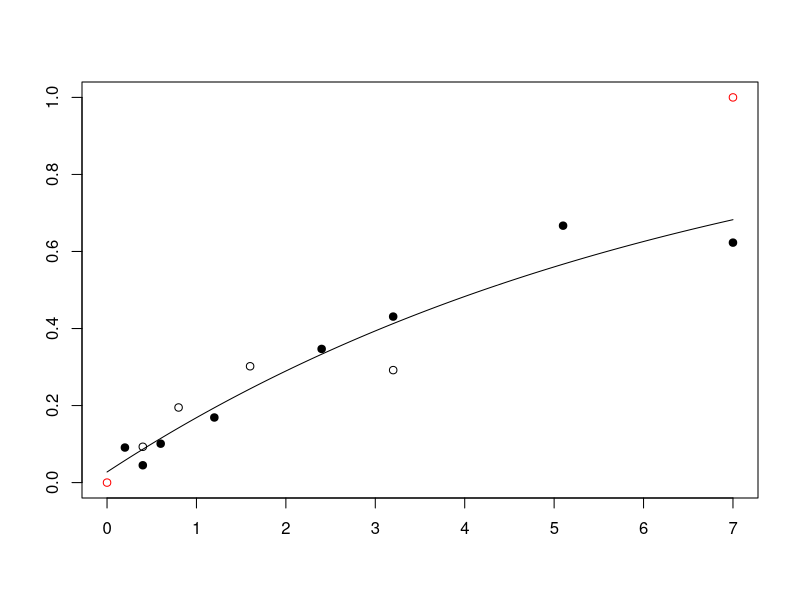
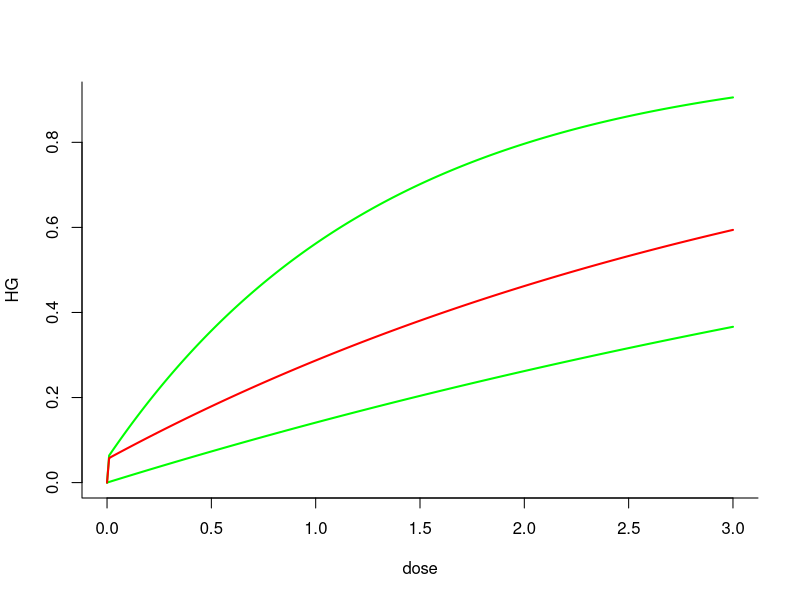
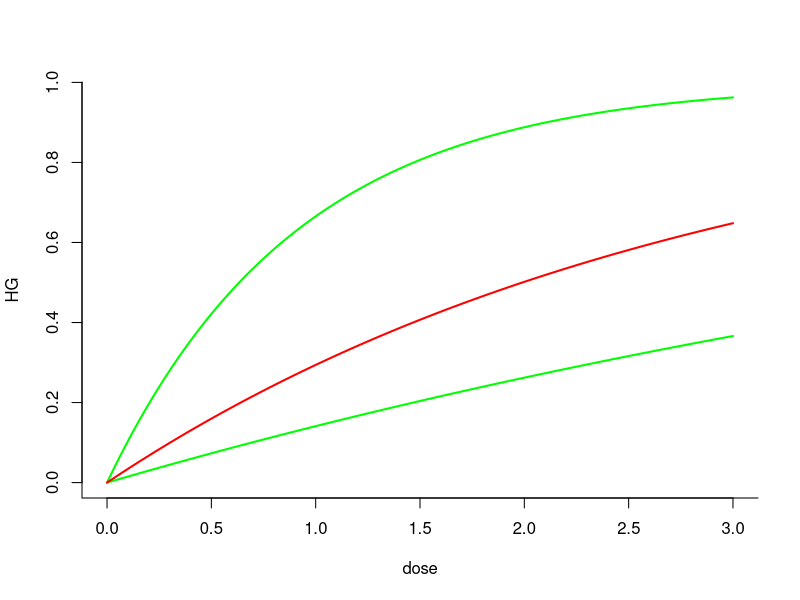
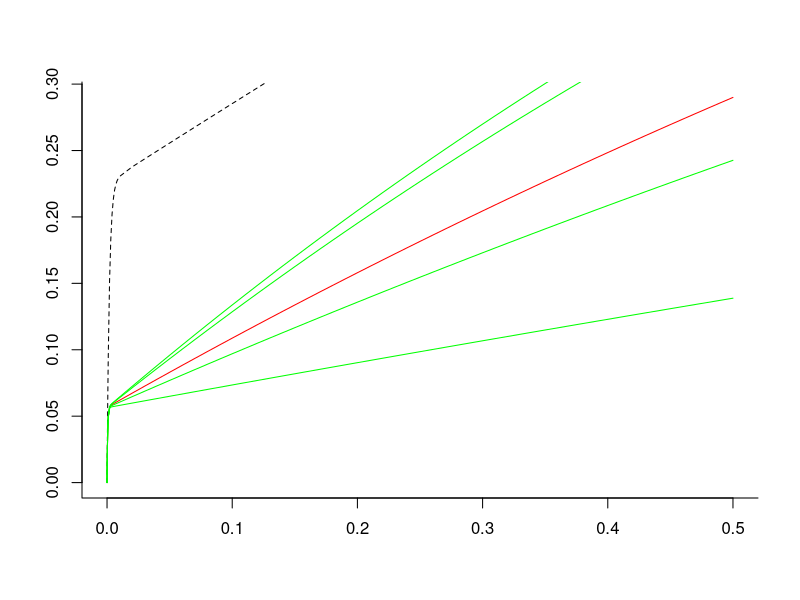
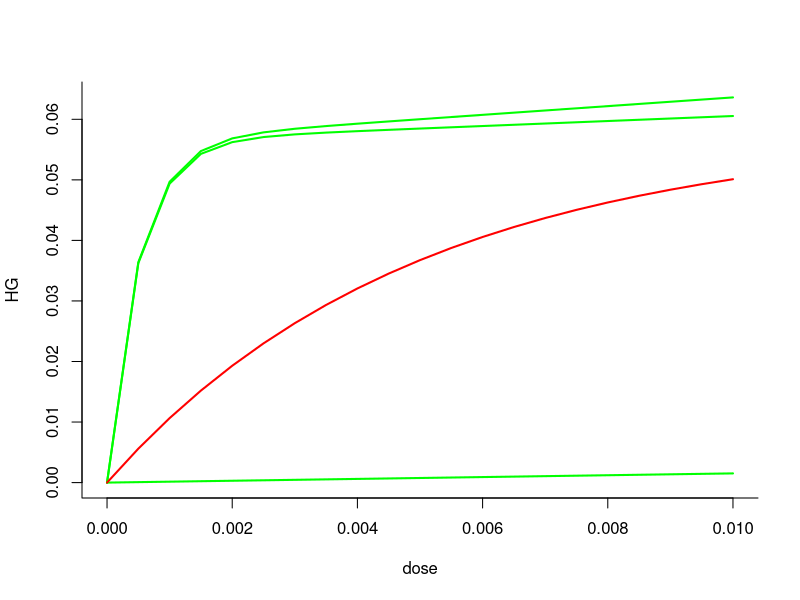

R code for these plots, in order:
#   Filename: HGsynergyMain_merge2.R 
#   Purpose: Concerns radiogenic mouse HG tumorigenesis.

#   Copyright: (C) 2017 Mark Ebert, Edward Huang, Dae Woong Ham, Yimin Lin, and Ray Sachs

#   This program is free software: you can redistribute it and/or modify
#   it under the terms of the GNU General Public License version 3 as published 
#   by the Free Software Foundation.

#   This program is distributed in the hope that it will be useful,
#   but WITHOUT ANY WARRANTY; without even the implied warranty of
#   MERCHANTABILITY or FITNESS FOR A PARTICULAR PURPOSE.  See the
#   GNU General Public License for more details.

#   You should have received a copy of the GNU General Public License
#   along with this program.  If not, see <http://www.gnu.org/licenses/>.

#   Attribution Information: This R script was developed at UC Berkeley.
#   < authors and contributions to be added later > 

#   Relevant references and abbreviations:
#   ".93Alp" = Alpen et al. "Tumorigenic potential of high-Z, high-LET charged-particle radiations." Rad Res 136:382-391 (1993)
#   ".94Alp" = Alpen et al. "Fluence-based relative biological effectiveness for charged particle carcinogenesis in mouse Harderian gland." Adv Space Res 14(10): 573-581. (1994).  
#   "16Chang" = Chang et al. "Harderian Gland Tumorigenesis: Low-Dose and LET Response." Radiat Res 185(5): 449-460. (2016).  
#   "16Srn" = Siranart et al."Mixed Beam Murine Harderian Gland Tumorigenesis: Predicted Dose-Effect Relationships if neither Synergism nor Antagonism Occurs." Radiat Res 186(6): 577-591 (2016).  
#   "17Cuc" = Cucinotta & Cacao. "Non-Targeted Effects Models Predict Significantly Higher Mars Mission Cancer Risk than Targeted Effects Models." Sci Rep 7(1): 1832. (2017). PMC5431989

library(deSolve) #  solving differential equations
library(ggplot2) #  plotting
library(mvtnorm) #  Monte Carlo simulation
library(minpack.lm) #  non-linear regression 
rm(list=ls())
#=========================== DATA START ===========================#
dfr <- data.frame( #  data used in 16Chang; includes data analyzed in .93Alp and .94Alp  
  dose.1 = c(0.2,0.4,0.6,1.2,2.4,3.2,5.1,7,0.05,0.1,0.15,0.2,0.4,0.8,1.6,0.05,0.1,0.2,0.4,0,0.1,0.2,0.4,0.8,1.6,0.4,0.8,1.6,3.2,0.05,0.1,0.2,0.4,0.8,0.1,0.2,0.4,0.8,0.1,0.2,0.4,0.04,0.08,0.16,0.32,0.033,0.066,0.13,0.26,0.52,.2, .4, .6),
  HG = c(0.091,0.045,0.101,0.169,0.347,0.431,0.667,0.623,0.156,0.215,0.232,0.307,0.325,0.554,0.649,0.123,0.145,0.207,0.31,0.026,0.083,0.25,0.39,0.438,0.424,0.093,0.195,0.302,0.292,0.109,0.054,0.066,0.128,0.286,0.183,0.167,0.396,0.536,0.192,0.234,0.317,0.092,0.131,0.124,0.297,0.082,0.088,0.146,0.236,0.371,.154,.132,.333), #  HG prevalence as defined in 16Chang
  NWeight = c(520,2048,1145,584,313,232,293,221,1162,877,455,409,374,223,320,742,661,347,131,6081,1091,251,244,191,131,645,255,199,111,649,378,973,833,201,468,381,197,109,496,257,185,1902,1063,884,350,1767,1408,874,299,261,322,206,67), #  nominal weight for weighted least squaresregression; see .93Alp. The Lanthanum entries were obtained by measuring the main graph in 17Cuc 
  index=c(rep(1,8),rep(0,17), rep(1,4),  rep(0,24)), #  index=0 for Z>3 ions, 1 otherwise. Not needed in some models
  L = c(rep(1.6,8), rep(193, 7), rep(250, 4), rep(195, 6), rep(0.4, 4), rep(25, 5), rep(464, 4), rep(193, 3),rep(70, 4), rep(100, 5), rep(953, 3)), #  L = LET = LET_infinity = stopping power (keV/micron)
  Z = c(rep(2, 8), rep(26, 17), rep(1, 4), rep(10, 5), rep(43, 4), rep(26, 3), rep(14, 4), rep(22, 5), rep(57, 3)), #  atomic number, charge in units of proton charge on fully ionized atomic nucleus, e.g. 2 for 2He4
  Zeff = c(rep("TBD", 53)), #  effective ion charge according to the formula of W.H Barkas. Zeff <= Z. Calculated below. For this data, only very slightly less than Z.
  beta = c(rep("TBD", 53)), #  ion speed, relative to speed of light, calculated below
  MeVperu = c(rep(228, 8), rep(600, 7), rep(300, 4), rep(600, 6), rep(250, 4), rep(670, 5), rep(600, 4), rep(600, 3), rep(260, 4), rep(1000, 5), rep(593, 3)), #  Kinetic energy in MeV, divided by atomic mass, e.g. divided by 4u=4x931.5 MeV/c^2 for 2He4
  Katz = c(rep("TBD", 53)), #  for fully ionized nuclei, Katz's Z^2/beta^2, Calculated below. It is part of the Bethe Barkas Bloch equation for stopping power. Our calculations don't use Katz, but various similar calculations do.
  ion = c(rep("He4", 8), rep("Fe56", 17), rep("p", 4), rep("Ne20", 5), rep("Nb93", 4), rep("Fe56", 3), rep("Si28", 4), rep("Ti48", 5), rep("La139", 3)),
  comments = c(".93AlpLooksOK", rep("", 7), ".93AlplooksOK", rep('', 11), ".93Alp.no.iso", "not in 17Cuc (or 16Chang?)", rep("", 3), "16Chang all OK?", rep('', 24), ".94Alp","From graphs",'e.g. in 17Cuc')
) 

# Data for HG induced by photons from Cs-137 or Co-60 beta decay; from 16Chang (and calibration of LQ model)
ddd <- data.frame(dose.1 = c(0, 0.4, 0.8, 1.6, 3.2, 7, 0, .4, .8, .12, 1.6),
                  HG = c(.026, .048, .093, .137, .322, .462, .0497, .054, .067, .128, .202),
                  NWeight = c(6081.2, 4989.5, 1896.8, 981.1, 522.2, 205.2, 7474.1, 2877.6, 1423.7, 689.9, 514.9),
                  Nucleus = c(rep("Cobalt-60", 6), rep("Cesium-137", 5)),
                  Comments = c(rep("TBD", 11))
)
GeVu <- 0.001 * dfr[, "MeVperu"] #  convert to GeV/u for convenience in a calculation
dfr[, "Katz"] <- round(dfr[, "Z"] ^2 * (2.57 * GeVu ^2 + 4.781 * GeVu + 2.233) / (2.57 * GeVu ^2 + 4.781 * GeVu), 2) #  special relativistic calculation of Z^2/beta^2. The numerics include conversion from GeV to joules and from u to kg.
dfr[, "beta"] <- round(dfr[, "Z"] * sqrt(1 / dfr[, "Katz"]), 3) #  i.e. Z*sqrt(beta^2/Z^2) 
dfr[, "Zeff"] <- round(dfr[, "Z"] * (1 - exp( -125 * dfr[, "Z"] ^ (-2.0 / 3))), 2) #  Barkas formula for Zeff; for us Zeff is almost Z

dfra <- dfr[c(1:19, 26:53), ] #  removes the zero dose case and the no isograft data
#=========================== DATA END ===========================#

#####  photon model #####
LQ <- lm(HG ~ dose.1 + I(dose.1 ^ 2), data = ddd) # linear model fit on ddd dataset
summary(LQ, correlation = T) 

#===================== HZE/NTE MODEL, abbreviated  "hin" for "high non-targeted" =====================# 
# Uses 3 adjustable parameters. There is also an HZE/TE model, abbreviated "hit" for "high targeted" and a "LOW"
# model for Z <= 3. Both hin and hit are for Z>3 in principle and here have data for Z >= 8.  

dfrHZE <- subset(dfra, Z > 3) # look only at HZE not at much lower Z and LET ions. # In next line phi controls how fast NTE build up from zero; not really needed during calibration since phi*Dose>>1 at every observed Dose !=0. phi needed for later synergy calculations.

phi <- 2000#  even larger phi should give the same final results, but might cause extra problems with R. 
hinm <- nls(HG ~ .0275 + (1 - exp ( -0.01 * (aa1 * L * dose.1 * exp( -aa2 * L) + (1 - exp( - phi * dose.1)) * kk1))), #  calibrating parameters in a model that modifies the hazard function NTE models in 17Cuc. "hinm" is for hin model
            data = dfrHZE, 
            weights = NWeight,
            start = list(aa1 = .9, aa2 = .01, kk1 = 6)) 
summary(hinm, correlation = T); vcov(hinm) #  parameter values & accuracy; variance-covariance matrix RKSB
hin.c <- coef(hinm) #  calibrated central values of the 3 parameters. Next is the IDER, = 0 at dose 0
hanC <- function(dose.1,L) { #  calibrated hazard function "hanC" is for hazard non-targeted calibrated
  0.01 * (hin.c[1] * L * dose.1 * exp(-hin.c[2] * L) + (1 - exp(- phi * dose.1)) * hin.c[3])
} 
Calculate.hinC <- function(dose.1, L) {
  1 - exp(-hanC(dose.1, L)) #  Calibrated HZE NTE IDER
}
######### TE model #########
hitm <- nls(HG ~ .0275 + (1 - exp ( -0.01 * (aate1 * L * dose.1 * exp( -aate2 * L) ))), #  calibrating parameters in a TE only model.
            data = dfrHZE,  
            weights = NWeight,
            start = list(aate1 = .9, aate2 = .01)) 
summary(hitm, correlation = T); vcov(hitm) #  parameter values & accuracy; variance-covariance matrix RKSB
hit.c <- coef(hitm) #  calibrated central values of the 2 parameters. Next is the IDER, = 0 at dose 0
hatC <- function(dose.1,L) { #  calibrated hazard function
  0.01 * (hit.c[1] * L * dose.1 * exp(-hit.c[2] * L))
} 
Calculate.hitC <- function(dose.1, L) {
  1 - exp(-hatC(dose.1, L)) #  Calibrated HZE TE IDER
}
IC<-cbind(AIC(hitm,hinm),BIC(hitm,hinm))
print(IC)
dose <- c(seq(0, .00001, by = 0.000001), #  look carefully near zero, but go out to 0.5 Gy
          seq(.00002, .0001, by=.00001),
          seq(.0002, .001, by=.0001),
          seq(.002, .01, by=.001),
          seq(.02, .5, by=.01))
# dose <- dose[1:30] #  this can be used to zoom in on the very low dose behavior in the graphs

####### calculate baseline MIXDER I(d) for mixtures of HZE components modeled by NTE IDER and then those by TE IDER #######
IntegratehinMIXDER <- function(r, L, d = dose, aa1 = hin.c[1], aa2 = hin.c[2], kk1 = hin.c[3]) {
  dE <- function(yini, State, Pars) {
    aa1 <- aa1; aa2 <- aa2; kk1 <- kk1
    with(as.list(c(State, Pars)), {
      aa = vector(length = length(L))
      u = vector(length = length(L))
      for (i in 1:length(L)) {
        aa[i] = aa1*L[i]*exp(-aa2*L[i])
        u[i] = uniroot(function(d) 1-exp(-0.01*(aa[i]*d+(1-exp(-phi*d))*kk1)) - I, lower = 0, upper = 20, tol = 10^-10)$root
      }
      dI = vector(length = length(L))
      for (i in 1:length(L)) {
        dI[i] = r[i]*0.01*(aa[i]+exp(-phi*u[i])*kk1*phi)*exp(-0.01*(aa[i]*u[i]+(1-exp(-phi*u[i]))*kk1))
        
      }
      dI = sum(dI)
      return(list(c(dI)))
    })
  }
  pars = NULL; yini = c(I= 0); d = d
  out = ode(yini, times = d, dE, pars, method = "radau")
  return(out)
} 
#Now hit instead of hin
Integrate_hiteMIXDER <- function(r, L, d = dose, aate1 = hit.c[1], aate2 = hit.c[2]) {
  dE <- function(yini, State, Pars) {
    aate1 <- aate1; aate2 <- aate2; kk1 <- kk1
    with(as.list(c(State, Pars)), {
      aate = vector(length = length(L))
      u = vector(length = length(L))
      for (i in 1:length(L)) {
        aate[i] = aate1*L[i]*exp(-aate2*L[i])
        u[i] = uniroot(function(d) 1-exp(-0.01*(aate[i]*d)) - I, lower = 0, upper = 20, tol = 10^-10)$root
      }
      dI = vector(length = length(L))
      for (i in 1:length(L)) {
        dI[i] = r[i]*0.01*aate[i]*exp(-0.01*(aate[i]*u[i]))
        
      }
      dI = sum(dI)
      return(list(c(dI)))
    })
  }
  pars = NULL; yini = c(I= 0); d = d
  out = ode(yini, times = d, dE, pars, method = "radau")
  return(out)
} 
########### Light ion, low Z (<= 3), low LET model ######### 
dfrL <- subset(dfra, Z <= 3) #  for Light ions
LOW.m <- nls(HG ~ .0275 + 1-exp(-bet * dose.1),
             data = dfrL,
             weights = NWeight,
             start = list(bet = .5))
summary(LOW.m)
LOW.c <- coef(LOW.m)  # calibrated central values of the parameter
CalculateLOW.C <- function(dose.1, L) { # Calibrated Low LET model. Use L=0, but maybe later will use L >0 but small 
  return(1 - exp(-LOW.c[1] * dose.1))
}  

dE_2 <- function(dose,L) { # Slope dE/dd of the low LET, low Z model; looking at the next plot() it seems fine
  LOW.c*exp(-LOW.c*dose)  
}

# plot () chunks such as the following are visual check to see if our calibration is consistent with 16Chang, .93Alp, .94Alp
# and 17Cuc; (ggplot commands are Yinmin's and concern CI)
# Put various values in our calibrated model to check with numbers and graphs in these references
plot(c(0, 7), c(0, 1), col = 'red', ann = 'F') 
ddose <- 0.01 * 0:700; lines(ddose, CalculateLOW.C(ddose, 0) + .0275)  #  calibrated lowLET IDER
points(dfrL[1:8, "dose.1"], dfrL[1:8,"HG"],pch=19) #  RKS: Helium data points
points(dfrL[9:12, "dose.1"], dfrL[9:12, "HG"] )  #  proton data points 

####### remove following lines I think RKS ####### 
#dE_1 <- function(d, aa1, aa2, kk1, phi, L) { # For hin
#    ((kk1 * phi * exp(-phi * d )  + aa1 * L * exp( -aa2 * L)) * 
#   exp(-0.01 * (kk1 * (1 - exp( -phi * d)) + aa1 * L * exp(-aa2 * L) * d))) / 100
#  }
########## END remove these lines RKS #########

################## I(d) calculator for high Z, high E, NTE model hinm plus optionally LOW. START ##################
calculateComplexId <- function(r, L, d, aa1 = hin.c[1], aa2 = hin.c[2], kk1 = hin.c[3], phi = 2000, beta = LOW.c, lowLET = FALSE) {
  # Calculates incremental effect additivity function I(d) for mixture of N >= 1 HZE NTE IDERs and optionally one low-LET IDER 
  # new argument: lowLET (FALSE by default, TRUE when one IDER is low-LET)
  dE <- function(yini, State, Pars) { #  Constructing an ode from the IDERS
    aa1 <- aa1; aa2 <- aa2; kk1 <- kk1; beta <- beta; phi <- phi; L <- L
    with(as.list(c(State, Pars)), {
      aa <- vector(length = length(L))  
      u <- vector(length = length(L))  
      for (i in 1:length(L)) {
        aa[i] <- aa1 * L[i] * exp(-aa2 * L[i])
        u[i] <- uniroot(function(d) 1-exp(-0.01*(aa1*L[i]*d*exp(-aa2*L[i])+(1-exp(-phi*d))*kk1)) - I, lower = 0, upper = 200, extendInt = "yes", tol = 10^-10)$root #egh this is used in the single HZE and lowLET example
      }
      dI <- vector(length = length(L))
      for (i in 1:length(L)) {
        dI[i] <- r[i] * 0.01*(aa[i]+exp(-phi*u[i])*kk1*phi)*exp(-0.01*(aa[i]*u[i]+(1-exp(-phi*u[i]))*kk1))
      }
      if (lowLET == TRUE) { # If low-LET IDER is present then include it at the end of the dI vector
        u[length(L) + 1] <- uniroot(function(d) 1-exp(-beta*d) - I, lower = 0, upper = 200, extendInt = "yes", tol = 10^-10)$root
        dI[length(L) + 1] <- r[length(r)] * dE_2(d = u[length(L) + 1], L = 0)
      }
      dI <- sum(dI)
      return(list(c(dI)))
    })
  }
  return(ode(c(I = 0), times = d, dE, parms = NULL, method = "radau")) #  Finds solution I(d) of the differential equation
  # RKS to Yimin and Edward: I'm not convinced we need to or should add that the method is radau
}
################## I(d) calculator for high Z, high E, NTE model hinm plus optionally LOW. END ##################

###### RKS to Yimin and Edward: Next is the same for hitm; then some plots #####
calculateComplexId.te <- function(r, L, d, aate1 = hit.c[1], aate2 = hit.c[2], beta = LOW.c, lowLET = FALSE) {
  dE <- function(yini, State, Pars) { #  Constructing an ode from the IDERS
    aate1 <- aate1; aate2 <- aate2; beta <- beta; L <- L
    with(as.list(c(State, Pars)), {
      aate <- vector(length = length(L))
      u <- vector(length = length(L))
      for (i in 1:length(L)) {
        aate[i] <- aate1 * L[i] * exp(-aate2 * L[i])
        u[i] <- uniroot(function(d) 1-exp(-0.01*(aate1*L[i]*d*exp(-aate2*L[i]))) - I, lower = 0, upper = 200, extendInt = "yes", tol = 10^-10)$root
      }
      dI <- vector(length = length(L))
      for (i in 1:length(L)) {
        dI[i] <- r[i] * 0.01*aate[i]*exp(-0.01*aate[i]*u[i])
      }
      if (lowLET == TRUE) { # If low-LET IDER is present then include it at the end of the dI vector
        u[length(L) + 1] <- uniroot(function(d) 1-exp(-beta*d) - I, lower = 0, upper = 200, extendInt = "yes", tol = 10^-10)$root
        dI[length(L) + 1] <- r[length(r)] * dE_2(d = u[length(L) + 1], L = 0)
      }
      dI <- sum(dI)
      return(list(c(dI)))
    })
  }
  return(ode(c(I = 0), times = d, dE, parms = NULL, method = "radau")) #  Finds solution I(d) of the differential equation
}
# RKS to Yimin and Edward: I'm not convinced we need to or should add that the method is radau


# Example Plot 1 : one HZE one low-LET for hin
d <- .01 * 0:300.; r1 <- .2; r <- c(r1, 1 - r1) #Proportions. Next plot IDERs and MIXDER
plot(x = d, y = Calculate.hinC(dose.1 = d, L = 173), type = "l", xlab="dose",ylab="HG",bty='l',col='green',lwd=2)
lines(x = d, y = CalculateLOW.C( d,0), col='green', lwd=2)
lines(x = d, y = calculateComplexId(r = r, L = 193, d = d, lowLET = TRUE)[, 2], col = "red", lwd=2) # I(d)

# Example Plot 1hit : one HZE one low-LET for hit
d <- .01 * 0:300.; r1 <- .2; r <- c(r1, 1 - r1) #Proportions. Next plot IDERs and MIXDER
plot(x = d, y = Calculate.hitC(dose.1 = d, L = 173), type = "l", xlab="dose",ylab="HG",bty='l',col='green',lwd=2)
lines(x = d, y = CalculateLOW.C( d,0), col='green', lwd=2)
lines(x = d, y = calculateComplexId.te(r = r, L = 193, d = d, lowLET = TRUE)[, 2], col = "red", lwd=2) # I(d)

# Example Plot 2: four HZE
r <- rep(0.25,4); L <- c(25, 70, 190, 250)
plot(calculateComplexId(r, L, d = dose), type='l', col='red', bty='l', ann='F') #  I(d) plot
SEA <- function(dose.1) Calculate.hinC(dose.1/4, 25) + Calculate.hinC(dose.1/4, 70) + Calculate.hinC(dose.1/4, 190) + Calculate.hinC(dose.1/3, 250)
lines(dose, SEA(dose), lty=2)
lines(dose, Calculate.hinC(dose,190), col='green') # component 4
lines(dose, Calculate.hinC(dose, 250), col='green') # component 3
lines(dose, Calculate.hinC(dose, 70), col='green') # component 2
lines(dose, Calculate.hinC(dose, 25), col='green') # component 1

# Example Plot 3: two HZE one low-LET
d <- seq(0, .01, .0005); r <- c(1/20, 1/20, 9/10); L <- c(70, 173)
plot(x = d, y = Calculate.hinC(dose.1 = d, L = 173), type = "l", xlab="dose",ylab="HG",bty='l',col='green',lwd=2)
lines(x = d, y = Calculate.hinC(d, 70), col='green', lwd=2) # component 3
lines(x = d, y = CalculateLOW.C(d, 0), col='green', lwd=2)
lines(x = d, y = calculateComplexId(r, L, d = d, lowLET = TRUE)[, 2], col = 'red', lwd = 2)

################## I(d) calculator END ##################

#==============================================#
#==========Confidence Interval Part============#
#==============================================#

# Set the pseudorandom seed

# set.seed(1)
# 
# Generate_CI <- function(N = 500, intervalLength = 0.95, d, r, L, HZEmodel = hinm, method = 0) {
#    # Function to generate CI for the input dose.
#    # @params:   N              - numbers of sample
#    #            intervalLength - size of confidence interval
#    #            d              - input dose
#    #            r              - proportion of ion
#    #            L              - LTE
#    #            HZEmodel       - the input HZE model
#    #            method         - select Naive or Monte Carlo Approach
#    #                             0 - Naive
#    #                             1 - Monte Carlo
#    if (method) {
#      #========= Monte Carlo =========#
#      valueArr = vector(length = 0)
#      # Generate N randomly generated samples of parameters of HZE model.
#      monteCarloSamples = rmvnorm(n = N, mean = coef(HZEmodel), sigma = vcov(HZEmodel))
#  
#      # For each sample curve, evalute them at input dose, and sort.
#      for (i in 1:500) {
#        valueArr = c(valueArr, IntegratehinMIXDER(r = r, L = L, d = c(0, d), aa1 = monteCarloSamples[, 1][i], aa2 = monteCarloSamples[, 2][i], kk1 = monteCarloSamples[, 3][i])[, 2][2])
#      }
#      valueArr = sort(valueArr)
#  
#      # Returning resulting CI
#      return (c(valueArr[(1-intervalLength)/2*500], valueArr[(intervalLength + (1-intervalLength)/2)*500]))
#    } else {
#      #========= Naive =========#
#      stdErrArr = summary(HZEmodel)$coefficients[, "Std. Error"]
#      meanArr = summary(HZEmodel)$coefficients[, "Estimate"]
#      upper = IntegratehinMIXDER(r = r, L = L, d = c(0, d), aa1 = meanArr["aa1"] + 2*stdErrArr["aa1"], aa2 = meanArr["aa2"] + 2*stdErrArr["aa2"], kk1 = meanArr["kk1"] + 2*stdErrArr["kk1"])[, 2][2]
#      lower = IntegratehinMIXDER(r = r, L = L, d = c(0, d), aa1 = meanArr["aa1"] - 2*stdErrArr["aa1"], aa2 = meanArr["aa2"] - 2*stdErrArr["aa2"], kk1 = meanArr["kk1"] - 2*stdErrArr["kk1"])[, 2][2]
#      return (c(lower, upper))
#    }
#  }
#  
#  # Parameter initialization
#  r <- c(1/3, 1/3, 1/3); L <- c(25, 70, 250)
#  mixderCurve = IntegratehinMIXDER(r, L)
#  threeIonMIXDER = data.frame(d = mixderCurve[, 1], CA = mixderCurve[, 2])
#  numDosePoints = length(threeIonMIXDER$d)
#  naiveCI = matrix(nrow = 2, ncol = numDosePoints)
#  monteCarloCI = matrix(nrow = 2, ncol = numDosePoints)
#  
#  # Calculate CI for each dose point
#  for (i in 1 : numDosePoints) {
#    naiveCI[, i] = Generate_CI(d = threeIonMIXDER$d[i], r = r,  L = L)
#    monteCarloCI[, i] = Generate_CI(d = threeIonMIXDER$d[i], r = r,  L = L, method = 1)
#    print(paste("Currently at step:", toString(i)))
#  }

# Plot
# mixderGraphWithNaiveCI = ggplot(data = threeIonMIXDER, aes(x = d, y = CA)) + geom_line(aes(y = CA), col = "red", size = 1) + geom_ribbon(aes(ymin = naiveCI[1, ], ymax = naiveCI[2, ]), alpha = .2)
# mixderGraphWithMonteCarloCI = ggplot(data = threeIonMIXDER, aes(x = d, y = CA)) + geom_line(aes(y = CA), col = "red", size = 1) + geom_ribbon(aes(ymin = monteCarloCI[1, ], ymax = monteCarloCI[2, ]), alpha = .4)
# print(mixderGraphWithNaiveCI)
# print(mixderGraphWithMonteCarloCI)
# 
# mixderGraphWithNaiveAndMonteCarloCI = ggplot(data = threeIonMIXDER, aes(x = d, y = CA)) + geom_line(aes(y = CA), col = "red", size = 1) + geom_ribbon(aes(ymin = monteCarloCI[1, ], ymax = monteCarloCI[2, ]), alpha = .4) + geom_line(aes(y = CA), col = "red", size = 1) + geom_ribbon(aes(ymin = naiveCI[1, ], ymax = naiveCI[2, ]), alpha = .2)
# print(mixderGraphWithNaiveAndMonteCarloCI)

#========================================#
#===================End==================#
#========================================#
